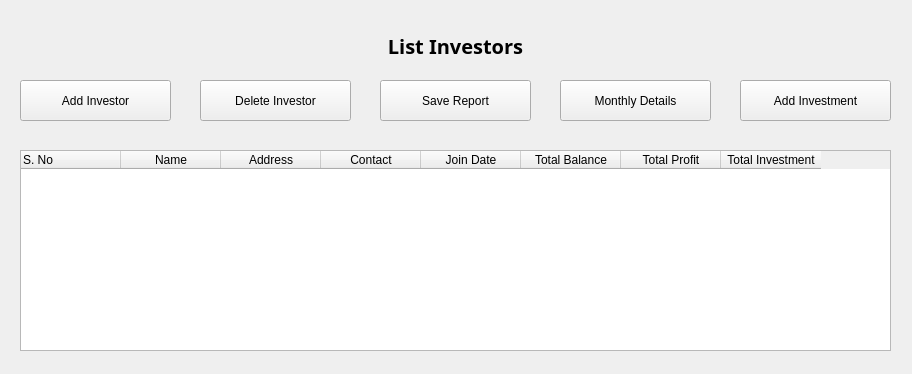
<?xml version="1.0" encoding="UTF-8"?>
<ui version="4.0">
 <class>MainWindow</class>
 <widget class="QMainWindow" name="MainWindow">
  <property name="geometry">
   <rect>
    <x>0</x>
    <y>0</y>
    <width>912</width>
    <height>374</height>
   </rect>
  </property>
  <property name="windowTitle">
   <string>List Investors</string>
  </property>
  <widget class="QWidget" name="centralwidget">
   <widget class="QTableWidget" name="investorsTable">
    <property name="geometry">
     <rect>
      <x>20</x>
      <y>150</y>
      <width>871</width>
      <height>201</height>
     </rect>
    </property>
    <column>
     <property name="text">
      <string>S. No</string>
     </property>
     <property name="textAlignment">
      <set>AlignLeading|AlignVCenter</set>
     </property>
    </column>
    <column>
     <property name="text">
      <string>Name</string>
     </property>
    </column>
    <column>
     <property name="text">
      <string>Address</string>
     </property>
    </column>
    <column>
     <property name="text">
      <string>Contact</string>
     </property>
    </column>
    <column>
     <property name="text">
      <string>Join Date</string>
     </property>
    </column>
    <column>
     <property name="text">
      <string>Total Balance</string>
     </property>
    </column>
    <column>
     <property name="text">
      <string>Total Profit</string>
     </property>
    </column>
    <column>
     <property name="text">
      <string>Total Investment</string>
     </property>
    </column>
   </widget>
   <widget class="QLabel" name="label_4">
    <property name="geometry">
     <rect>
      <x>20</x>
      <y>20</y>
      <width>871</width>
      <height>51</height>
     </rect>
    </property>
    <property name="font">
     <font>
      <family>Kristen ITC</family>
      <pointsize>15</pointsize>
      <weight>75</weight>
      <italic>false</italic>
      <bold>true</bold>
     </font>
    </property>
    <property name="text">
     <string>List Investors</string>
    </property>
    <property name="alignment">
     <set>Qt::AlignCenter</set>
    </property>
   </widget>
   <widget class="QPushButton" name="addBtn">
    <property name="geometry">
     <rect>
      <x>20</x>
      <y>80</y>
      <width>151</width>
      <height>41</height>
     </rect>
    </property>
    <property name="text">
     <string>Add Investor</string>
    </property>
   </widget>
   <widget class="QPushButton" name="deleteBtn">
    <property name="geometry">
     <rect>
      <x>200</x>
      <y>80</y>
      <width>151</width>
      <height>41</height>
     </rect>
    </property>
    <property name="text">
     <string>Delete Investor</string>
    </property>
   </widget>
   <widget class="QPushButton" name="saveBtn">
    <property name="geometry">
     <rect>
      <x>380</x>
      <y>80</y>
      <width>151</width>
      <height>41</height>
     </rect>
    </property>
    <property name="text">
     <string>Save Report</string>
    </property>
   </widget>
   <widget class="QPushButton" name="detailsBtn">
    <property name="geometry">
     <rect>
      <x>560</x>
      <y>80</y>
      <width>151</width>
      <height>41</height>
     </rect>
    </property>
    <property name="text">
     <string>Monthly Details</string>
    </property>
   </widget>
   <widget class="QPushButton" name="investmentBtn">
    <property name="geometry">
     <rect>
      <x>740</x>
      <y>80</y>
      <width>151</width>
      <height>41</height>
     </rect>
    </property>
    <property name="text">
     <string>Add Investment</string>
    </property>
   </widget>
  </widget>
 </widget>
 <resources/>
 <connections/>
</ui>
